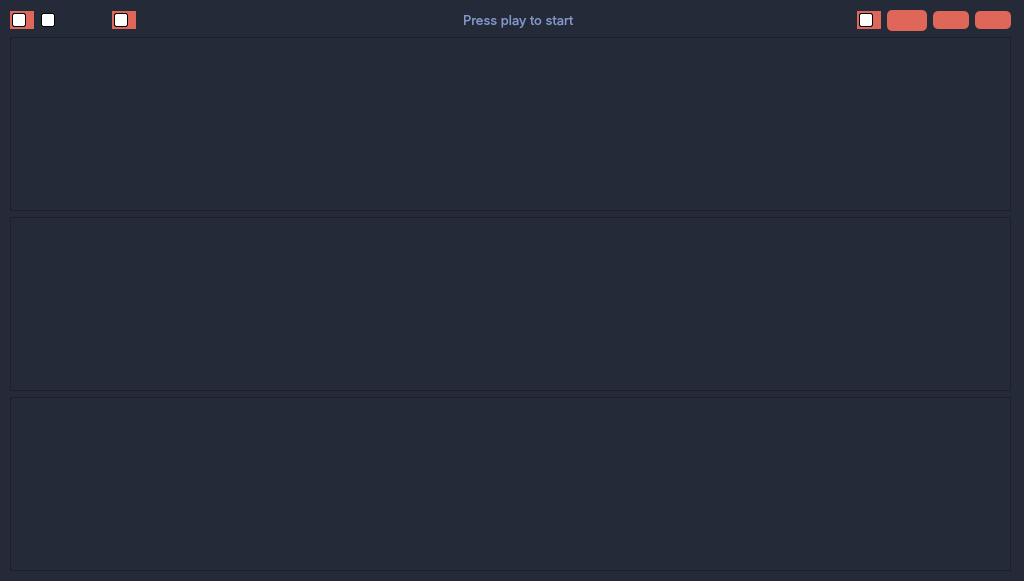
<?xml version="1.0" encoding="UTF-8"?>
<ui version="4.0">
 <class>MainWindow</class>
 <widget class="QMainWindow" name="MainWindow">
  <property name="geometry">
   <rect>
    <x>0</x>
    <y>0</y>
    <width>1024</width>
    <height>581</height>
   </rect>
  </property>
  <property name="windowTitle">
   <string>MainWindow</string>
  </property>
  <property name="styleSheet">
   <string notr="true">background-color: rgb(36, 42, 56);
</string>
  </property>
  <widget class="QWidget" name="centralwidget">
   <property name="styleSheet">
    <string notr="true">QToolTip { 
  background-color: rgb(223, 103, 90);
  color: rgb(36, 42, 56); 
  border: black solid 1px
}</string>
   </property>
   <widget class="QWidget" name="layoutWidget">
    <property name="geometry">
     <rect>
      <x>10</x>
      <y>10</y>
      <width>1001</width>
      <height>561</height>
     </rect>
    </property>
    <layout class="QVBoxLayout" name="verticalLayout">
     <item>
      <layout class="QHBoxLayout" name="horizontalLayout">
       <item>
        <widget class="QCheckBox" name="signalsBtn">
         <property name="enabled">
          <bool>true</bool>
         </property>
         <property name="font">
          <font>
           <family>Inter</family>
           <pointsize>10</pointsize>
          </font>
         </property>
         <property name="toolTip">
          <string>&lt;html&gt;&lt;head/&gt;&lt;body&gt;&lt;p&gt;Start/Stop acquisition of ECG and Breath signals&lt;/p&gt;&lt;/body&gt;&lt;/html&gt;</string>
         </property>
         <property name="styleSheet">
          <string notr="true">QCheckBox
{
  background-color: rgb(223, 103, 90);
  border-style: solid;
  border-width: 0px;
  border-radius: 10px;
  border-color: rgb(0, 0, 0);
  padding: 2px;
}

QCheckBox::indicator
{
  background-color: rgb(255, 255, 255);
  border: 1px solid rgb(0, 0, 0);
  border-radius: 2px;
}

QCheckBox::indicator::checked
{
	border-image: url(:/Icons/GUI_Resources/check.svg);
}

QCheckBox::hover
{
  background-color:rgb(255, 116, 103);
  border-style: solid;
  border-width: 0px;
  border-radius: 10px;
  border-color: rgb(0, 0, 0);
  padding: 2px;
}

QCheckBox::disabled
{
  background-color:rgb(36, 42, 56);
  border-style: solid;
  border-width: 0px;
  border-radius: 10px;
  border-color: rgb(0, 0, 0);
  padding: 1px;
}</string>
         </property>
         <property name="text">
          <string/>
         </property>
         <property name="icon">
          <iconset resource="Resource_file.qrc">
           <normaloff>:/Icons/GUI_Resources/play.svg</normaloff>:/Icons/GUI_Resources/play.svg</iconset>
         </property>
         <property name="iconSize">
          <size>
           <width>25</width>
           <height>25</height>
          </size>
         </property>
        </widget>
       </item>
       <item>
        <widget class="QCheckBox" name="vpwvBtn">
         <property name="enabled">
          <bool>false</bool>
         </property>
         <property name="font">
          <font>
           <family>Inter</family>
           <pointsize>10</pointsize>
          </font>
         </property>
         <property name="toolTip">
          <string>&lt;html&gt;&lt;head/&gt;&lt;body&gt;&lt;p&gt;Start/Stop vPWV measurement routine&lt;/p&gt;&lt;/body&gt;&lt;/html&gt;</string>
         </property>
         <property name="styleSheet">
          <string notr="true">QCheckBox
{
  background-color: rgb(223, 103, 90);
  border-style: solid;
  border-width: 0px;
  border-radius: 10px;
  border-color: rgb(0, 0, 0);
  padding: 2px;
}

QCheckBox::indicator
{
  background-color: rgb(255, 255, 255);
  border: 1px solid rgb(0, 0, 0);
  border-radius: 2px;
}

QCheckBox::indicator::checked
{
	border-image: url(:/Icons/GUI_Resources/check.svg);
}

QCheckBox::hover
{
  background-color:rgb(255, 116, 103);
  border-style: solid;
  border-width: 0px;
  border-radius: 10px;
  border-color: rgb(0, 0, 0);
  padding: 2px;
}

QCheckBox::disabled
{
  background-color:rgb(36, 42, 56);
  border-style: solid;
  border-width: 0px;
  border-radius: 10px;
  border-color: rgb(0, 0, 0);
  padding: 1px;
}
</string>
         </property>
         <property name="text">
          <string/>
         </property>
         <property name="icon">
          <iconset resource="Resource_file.qrc">
           <normaloff>:/Icons/GUI_Resources/activity.svg</normaloff>:/Icons/GUI_Resources/activity.svg</iconset>
         </property>
         <property name="iconSize">
          <size>
           <width>25</width>
           <height>25</height>
          </size>
         </property>
        </widget>
       </item>
       <item>
        <widget class="QPushButton" name="triggerBtn">
         <property name="enabled">
          <bool>false</bool>
         </property>
         <property name="font">
          <font>
           <family>Inter</family>
           <pointsize>10</pointsize>
          </font>
         </property>
         <property name="toolTip">
          <string>&lt;html&gt;&lt;head/&gt;&lt;body&gt;&lt;p&gt;Single vPWV measurement&lt;/p&gt;&lt;/body&gt;&lt;/html&gt;</string>
         </property>
         <property name="styleSheet">
          <string notr="true">QPushButton
{
  background-color: rgb(223, 103, 90);
  color: rgb(223, 103, 90);
  border-style: solid;
  border-width: 0px;
  border-radius: 5px;
  border-color: rgb(0, 0, 0);
  padding: 2px;
}

QPushButton::hover
{
  background-color:rgb(255, 116, 103);
  color: rgb(223, 103, 90);
  border-style: solid;
  border-width: 0px;
  border-radius: 5px;
  border-color: rgb(0, 0, 0);
  padding: 2px;
}

QPushButton::pressed
{
  background-color:rgb(166, 75, 67);
  color: rgb(223, 103, 90);
  border-style: solid;
  border-width: 0px;
  border-radius: 5px;
  border-color: rgb(0, 0, 0);
  padding: 2px;
}

QPushButton::disabled
{
  background-color:rgb(36, 42, 56);
  color:rgb(223, 103, 90);
  border-width: 0px;
  border-color: rgb(0, 0, 0);
  padding: 1px;
}
</string>
         </property>
         <property name="text">
          <string/>
         </property>
         <property name="icon">
          <iconset resource="Resource_file.qrc">
           <normaloff>:/Icons/GUI_Resources/zap.svg</normaloff>:/Icons/GUI_Resources/zap.svg</iconset>
         </property>
         <property name="iconSize">
          <size>
           <width>25</width>
           <height>25</height>
          </size>
         </property>
        </widget>
       </item>
       <item>
        <widget class="QCheckBox" name="dopplerBtn">
         <property name="enabled">
          <bool>true</bool>
         </property>
         <property name="font">
          <font>
           <family>Inter</family>
           <pointsize>10</pointsize>
          </font>
         </property>
         <property name="toolTip">
          <string>&lt;html&gt;&lt;head/&gt;&lt;body&gt;&lt;p&gt;Start/Stop acquisition of Doppler and Pressure signals&lt;/p&gt;&lt;/body&gt;&lt;/html&gt;</string>
         </property>
         <property name="styleSheet">
          <string notr="true">QCheckBox
{
  background-color: rgb(223, 103, 90);
  border-style: solid;
  border-width: 0px;
  border-radius: 10px;
  border-color: rgb(0, 0, 0);
  padding: 2px;
}

QCheckBox::indicator
{
  background-color: rgb(255, 255, 255);
  border: 1px solid rgb(0, 0, 0);
  border-radius: 2px;
}

QCheckBox::indicator::checked
{
	border-image: url(:/Icons/GUI_Resources/check.svg);
}

QCheckBox::hover
{
  background-color:rgb(255, 116, 103);
  border-style: solid;
  border-width: 0px;
  border-radius: 10px;
  border-color: rgb(0, 0, 0);
  padding: 2px;
}

QCheckBox::disabled
{
  background-color:rgb(36, 42, 56);
  border-style: solid;
  border-width: 0px;
  border-radius: 10px;
  border-color: rgb(0, 0, 0);
  padding: 1px;
}</string>
         </property>
         <property name="text">
          <string/>
         </property>
         <property name="icon">
          <iconset resource="Resource_file.qrc">
           <normaloff>:/Icons/GUI_Resources/tv.svg</normaloff>:/Icons/GUI_Resources/tv.svg</iconset>
         </property>
         <property name="iconSize">
          <size>
           <width>25</width>
           <height>25</height>
          </size>
         </property>
        </widget>
       </item>
       <item>
        <widget class="QPushButton" name="userMarkersBtn">
         <property name="enabled">
          <bool>false</bool>
         </property>
         <property name="font">
          <font>
           <family>Inter</family>
           <pointsize>10</pointsize>
          </font>
         </property>
         <property name="toolTip">
          <string>&lt;html&gt;&lt;head/&gt;&lt;body&gt;&lt;p&gt;Put a marker at the present timestamp&lt;/p&gt;&lt;/body&gt;&lt;/html&gt;</string>
         </property>
         <property name="styleSheet">
          <string notr="true">QPushButton
{
  background-color: rgb(223, 103, 90);
  color: rgb(223, 103, 90);
  border-style: solid;
  border-width: 0px;
  border-radius: 5px;
  border-color: rgb(0, 0, 0);
  padding: 2px;
}

QPushButton::hover
{
  background-color:rgb(255, 116, 103);
  color: rgb(223, 103, 90);
  border-style: solid;
  border-width: 0px;
  border-radius: 5px;
  border-color: rgb(0, 0, 0);
  padding: 2px;
}

QPushButton::pressed
{
  background-color:rgb(166, 75, 67);
  color: rgb(223, 103, 90);
  border-style: solid;
  border-width: 0px;
  border-radius: 5px;
  border-color: rgb(0, 0, 0);
  padding: 2px;
}

QPushButton::disabled
{
  background-color:rgb(36, 42, 56);
  color:rgb(223, 103, 90);
  border-width: 0px;
  border-color: rgb(0, 0, 0);
  padding: 1px;
}
</string>
         </property>
         <property name="text">
          <string/>
         </property>
         <property name="icon">
          <iconset resource="Resource_file.qrc">
           <normaloff>:/Icons/GUI_Resources/flag.svg</normaloff>:/Icons/GUI_Resources/flag.svg</iconset>
         </property>
         <property name="iconSize">
          <size>
           <width>25</width>
           <height>25</height>
          </size>
         </property>
        </widget>
       </item>
       <item>
        <spacer name="horizontalSpacer_2">
         <property name="orientation">
          <enum>Qt::Horizontal</enum>
         </property>
         <property name="sizeHint" stdset="0">
          <size>
           <width>40</width>
           <height>20</height>
          </size>
         </property>
        </spacer>
       </item>
       <item>
        <widget class="QLabel" name="TitleLabel">
         <property name="font">
          <font>
           <family>Inter</family>
           <pointsize>10</pointsize>
          </font>
         </property>
         <property name="styleSheet">
          <string notr="true">color: rgb(131, 152, 203);</string>
         </property>
         <property name="text">
          <string>Press play to start</string>
         </property>
        </widget>
       </item>
       <item>
        <spacer name="horizontalSpacer">
         <property name="orientation">
          <enum>Qt::Horizontal</enum>
         </property>
         <property name="sizeHint" stdset="0">
          <size>
           <width>40</width>
           <height>20</height>
          </size>
         </property>
        </spacer>
       </item>
       <item>
        <widget class="QCheckBox" name="saveBtn">
         <property name="enabled">
          <bool>true</bool>
         </property>
         <property name="font">
          <font>
           <family>Inter</family>
           <pointsize>10</pointsize>
          </font>
         </property>
         <property name="toolTip">
          <string>&lt;html&gt;&lt;head/&gt;&lt;body&gt;&lt;p&gt;Start/Stop acquisition of ECG and Breath signals&lt;/p&gt;&lt;/body&gt;&lt;/html&gt;</string>
         </property>
         <property name="styleSheet">
          <string notr="true">QCheckBox
{
  background-color: rgb(223, 103, 90);
  border-style: solid;
  border-width: 0px;
  border-radius: 10px;
  border-color: rgb(0, 0, 0);
  padding: 2px;
}

QCheckBox::indicator
{
  background-color: rgb(255, 255, 255);
  border: 1px solid rgb(0, 0, 0);
  border-radius: 2px;
}

QCheckBox::indicator::checked
{
	border-image: url(:/Icons/GUI_Resources/check.svg);
}

QCheckBox::hover
{
  background-color:rgb(255, 116, 103);
  border-style: solid;
  border-width: 0px;
  border-radius: 10px;
  border-color: rgb(0, 0, 0);
  padding: 2px;
}

QCheckBox::disabled
{
  background-color:rgb(36, 42, 56);
  border-style: solid;
  border-width: 0px;
  border-radius: 10px;
  border-color: rgb(0, 0, 0);
  padding: 1px;
}</string>
         </property>
         <property name="text">
          <string/>
         </property>
         <property name="icon">
          <iconset resource="Resource_file.qrc">
           <normaloff>:/Icons/GUI_Resources/save.svg</normaloff>:/Icons/GUI_Resources/save.svg</iconset>
         </property>
         <property name="iconSize">
          <size>
           <width>25</width>
           <height>25</height>
          </size>
         </property>
         <property name="checked">
          <bool>true</bool>
         </property>
        </widget>
       </item>
       <item>
        <widget class="QPushButton" name="settingsBtn">
         <property name="enabled">
          <bool>true</bool>
         </property>
         <property name="font">
          <font>
           <family>Inter</family>
           <pointsize>10</pointsize>
          </font>
         </property>
         <property name="toolTip">
          <string>&lt;html&gt;&lt;head/&gt;&lt;body&gt;&lt;p&gt;Settings&lt;/p&gt;&lt;/body&gt;&lt;/html&gt;</string>
         </property>
         <property name="styleSheet">
          <string notr="true">QPushButton
{
  background-color: rgb(223, 103, 90);
  color: rgb(223, 103, 90);
  border-style: solid;
  border-width: 0px;
  border-radius: 5px;
  border-color: rgb(0, 0, 0);
  padding: 2px;
}

QPushButton::hover
{
  background-color:rgb(255, 116, 103);
  color: rgb(223, 103, 90);
  border-style: solid;
  border-width: 0px;
  border-radius: 5px;
  border-color: rgb(0, 0, 0);
  padding: 2px;
}

QPushButton::pressed
{
  background-color:rgb(166, 75, 67);
  color: rgb(223, 103, 90);
  border-style: solid;
  border-width: 0px;
  border-radius: 5px;
  border-color: rgb(0, 0, 0);
  padding: 2px;
}

QPushButton::disabled
{
  background-color:rgb(36, 42, 56);
  color:rgb(223, 103, 90);
  border-width: 0px;
  border-color: rgb(0, 0, 0);
  padding: 1px;
}</string>
         </property>
         <property name="text">
          <string/>
         </property>
         <property name="icon">
          <iconset resource="Resource_file.qrc">
           <normaloff>:/Icons/GUI_Resources/settings.svg</normaloff>:/Icons/GUI_Resources/settings.svg</iconset>
         </property>
         <property name="iconSize">
          <size>
           <width>25</width>
           <height>25</height>
          </size>
         </property>
        </widget>
       </item>
       <item>
        <widget class="QPushButton" name="fullscreenBtn">
         <property name="toolTip">
          <string>&lt;html&gt;&lt;head/&gt;&lt;body&gt;&lt;p&gt;Toggle fullscreen mode&lt;/p&gt;&lt;/body&gt;&lt;/html&gt;</string>
         </property>
         <property name="styleSheet">
          <string notr="true">QPushButton
{
  background-color: rgb(223, 103, 90);
  color: rgb(223, 103, 90);
  border-style: solid;
  border-width: 0px;
  border-radius: 5px;
  border-color: rgb(0, 0, 0);
  padding: 2px;
}

QPushButton::hover
{
  background-color:rgb(255, 116, 103);
  color: rgb(223, 103, 90);
  border-style: solid;
  border-width: 0px;
  border-radius: 5px;
  border-color: rgb(0, 0, 0);
  padding: 2px;
}

QPushButton::pressed
{
  background-color:rgb(166, 75, 67);
  color: rgb(223, 103, 90);
  border-style: solid;
  border-width: 0px;
  border-radius: 5px;
  border-color: rgb(0, 0, 0);
  padding: 2px;
}

QPushButton::disabled
{
  background-color:rgb(36, 42, 56);
  color:rgb(223, 103, 90);
  border-width: 0px;
  border-color: rgb(0, 0, 0);
  padding: 1px;
}
</string>
         </property>
         <property name="text">
          <string/>
         </property>
         <property name="icon">
          <iconset resource="Resource_file.qrc">
           <normaloff>:/Icons/GUI_Resources/maximize-2.svg</normaloff>
           <normalon>:/Icons/GUI_Resources/minimize-2.svg</normalon>:/Icons/GUI_Resources/maximize-2.svg</iconset>
         </property>
         <property name="iconSize">
          <size>
           <width>25</width>
           <height>25</height>
          </size>
         </property>
         <property name="checkable">
          <bool>true</bool>
         </property>
        </widget>
       </item>
       <item>
        <widget class="QPushButton" name="exitBtn">
         <property name="toolTip">
          <string>&lt;html&gt;&lt;head/&gt;&lt;body&gt;&lt;p&gt;Exit&lt;/p&gt;&lt;/body&gt;&lt;/html&gt;</string>
         </property>
         <property name="styleSheet">
          <string notr="true">QPushButton
{
  background-color: rgb(223, 103, 90);
  color: rgb(223, 103, 90);
  border-style: solid;
  border-width: 0px;
  border-radius: 5px;
  border-color: rgb(0, 0, 0);
  padding: 2px;
}

QPushButton::hover
{
  background-color:rgb(255, 116, 103);
  color: rgb(223, 103, 90);
  border-style: solid;
  border-width: 0px;
  border-radius: 5px;
  border-color: rgb(0, 0, 0);
  padding: 2px;
}

QPushButton::pressed
{
  background-color:rgb(166, 75, 67);
  color: rgb(223, 103, 90);
  border-style: solid;
  border-width: 0px;
  border-radius: 5px;
  border-color: rgb(0, 0, 0);
  padding: 2px;
}

QPushButton::disabled
{
  background-color:rgb(36, 42, 56);
  color:rgb(223, 103, 90);
  border-width: 0px;
  border-color: rgb(0, 0, 0);
  padding: 1px;
}
</string>
         </property>
         <property name="text">
          <string/>
         </property>
         <property name="icon">
          <iconset resource="Resource_file.qrc">
           <normaloff>:/Icons/GUI_Resources/power.svg</normaloff>:/Icons/GUI_Resources/power.svg</iconset>
         </property>
         <property name="iconSize">
          <size>
           <width>25</width>
           <height>25</height>
          </size>
         </property>
        </widget>
       </item>
      </layout>
     </item>
     <item>
      <widget class="SignalsPlotter" name="plot1"/>
     </item>
     <item>
      <widget class="SignalsPlotter" name="plot2"/>
     </item>
     <item>
      <widget class="vpwvPlotter" name="plot3"/>
     </item>
    </layout>
   </widget>
  </widget>
 </widget>
 <customwidgets>
  <customwidget>
   <class>SignalsPlotter</class>
   <extends>QGraphicsView</extends>
   <header>Plotter.h</header>
  </customwidget>
  <customwidget>
   <class>vpwvPlotter</class>
   <extends>QGraphicsView</extends>
   <header>Plotter.h</header>
  </customwidget>
 </customwidgets>
 <resources>
  <include location="Resource_file.qrc"/>
 </resources>
 <connections>
  <connection>
   <sender>signalsBtn</sender>
   <signal>clicked(bool)</signal>
   <receiver>vpwvBtn</receiver>
   <slot>setEnabled(bool)</slot>
   <hints>
    <hint type="sourcelabel">
     <x>37</x>
     <y>26</y>
    </hint>
    <hint type="destinationlabel">
     <x>95</x>
     <y>26</y>
    </hint>
   </hints>
  </connection>
  <connection>
   <sender>signalsBtn</sender>
   <signal>toggled(bool)</signal>
   <receiver>userMarkersBtn</receiver>
   <slot>setEnabled(bool)</slot>
   <hints>
    <hint type="sourcelabel">
     <x>37</x>
     <y>26</y>
    </hint>
    <hint type="destinationlabel">
     <x>652</x>
     <y>26</y>
    </hint>
   </hints>
  </connection>
  <connection>
   <sender>signalsBtn</sender>
   <signal>toggled(bool)</signal>
   <receiver>triggerBtn</receiver>
   <slot>setEnabled(bool)</slot>
   <hints>
    <hint type="sourcelabel">
     <x>37</x>
     <y>26</y>
    </hint>
    <hint type="destinationlabel">
     <x>142</x>
     <y>26</y>
    </hint>
   </hints>
  </connection>
  <connection>
   <sender>vpwvBtn</sender>
   <signal>toggled(bool)</signal>
   <receiver>triggerBtn</receiver>
   <slot>setDisabled(bool)</slot>
   <hints>
    <hint type="sourcelabel">
     <x>94</x>
     <y>26</y>
    </hint>
    <hint type="destinationlabel">
     <x>141</x>
     <y>26</y>
    </hint>
   </hints>
  </connection>
  <connection>
   <sender>signalsBtn</sender>
   <signal>toggled(bool)</signal>
   <receiver>exitBtn</receiver>
   <slot>setDisabled(bool)</slot>
   <hints>
    <hint type="sourcelabel">
     <x>37</x>
     <y>26</y>
    </hint>
    <hint type="destinationlabel">
     <x>1002</x>
     <y>26</y>
    </hint>
   </hints>
  </connection>
  <connection>
   <sender>exitBtn</sender>
   <signal>clicked()</signal>
   <receiver>MainWindow</receiver>
   <slot>close()</slot>
   <hints>
    <hint type="sourcelabel">
     <x>1002</x>
     <y>26</y>
    </hint>
    <hint type="destinationlabel">
     <x>511</x>
     <y>299</y>
    </hint>
   </hints>
  </connection>
  <connection>
   <sender>signalsBtn</sender>
   <signal>toggled(bool)</signal>
   <receiver>fullscreenBtn</receiver>
   <slot>setDisabled(bool)</slot>
   <hints>
    <hint type="sourcelabel">
     <x>37</x>
     <y>26</y>
    </hint>
    <hint type="destinationlabel">
     <x>963</x>
     <y>26</y>
    </hint>
   </hints>
  </connection>
  <connection>
   <sender>signalsBtn</sender>
   <signal>toggled(bool)</signal>
   <receiver>dopplerBtn</receiver>
   <slot>setDisabled(bool)</slot>
   <hints>
    <hint type="sourcelabel">
     <x>37</x>
     <y>26</y>
    </hint>
    <hint type="destinationlabel">
     <x>188</x>
     <y>26</y>
    </hint>
   </hints>
  </connection>
  <connection>
   <sender>dopplerBtn</sender>
   <signal>toggled(bool)</signal>
   <receiver>signalsBtn</receiver>
   <slot>setDisabled(bool)</slot>
   <hints>
    <hint type="sourcelabel">
     <x>188</x>
     <y>26</y>
    </hint>
    <hint type="destinationlabel">
     <x>37</x>
     <y>26</y>
    </hint>
   </hints>
  </connection>
  <connection>
   <sender>dopplerBtn</sender>
   <signal>toggled(bool)</signal>
   <receiver>triggerBtn</receiver>
   <slot>setEnabled(bool)</slot>
   <hints>
    <hint type="sourcelabel">
     <x>188</x>
     <y>26</y>
    </hint>
    <hint type="destinationlabel">
     <x>141</x>
     <y>26</y>
    </hint>
   </hints>
  </connection>
  <connection>
   <sender>signalsBtn</sender>
   <signal>toggled(bool)</signal>
   <receiver>saveBtn</receiver>
   <slot>setDisabled(bool)</slot>
   <hints>
    <hint type="sourcelabel">
     <x>37</x>
     <y>26</y>
    </hint>
    <hint type="destinationlabel">
     <x>865</x>
     <y>26</y>
    </hint>
   </hints>
  </connection>
  <connection>
   <sender>dopplerBtn</sender>
   <signal>toggled(bool)</signal>
   <receiver>saveBtn</receiver>
   <slot>setDisabled(bool)</slot>
   <hints>
    <hint type="sourcelabel">
     <x>188</x>
     <y>26</y>
    </hint>
    <hint type="destinationlabel">
     <x>865</x>
     <y>26</y>
    </hint>
   </hints>
  </connection>
 </connections>
</ui>
